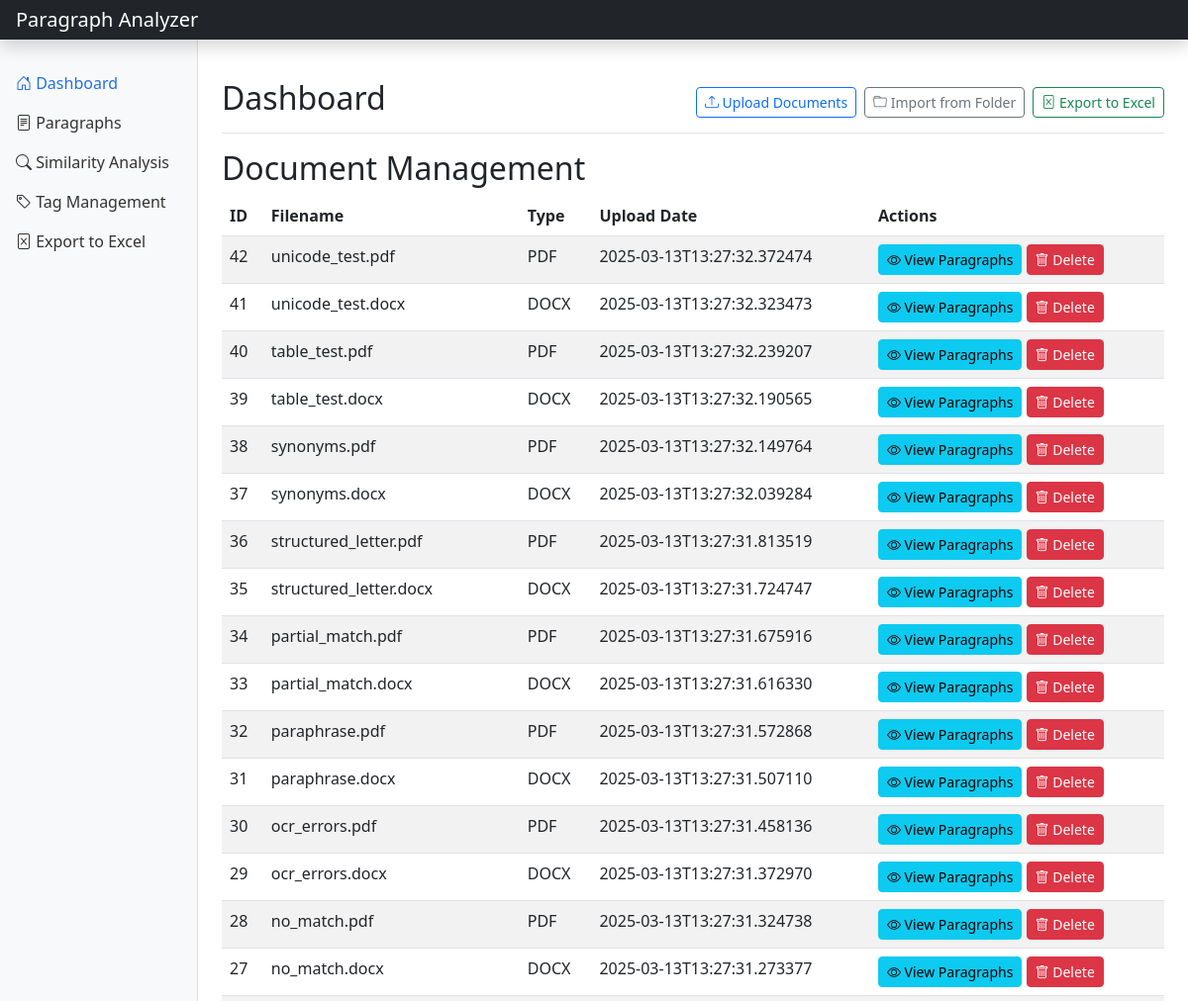
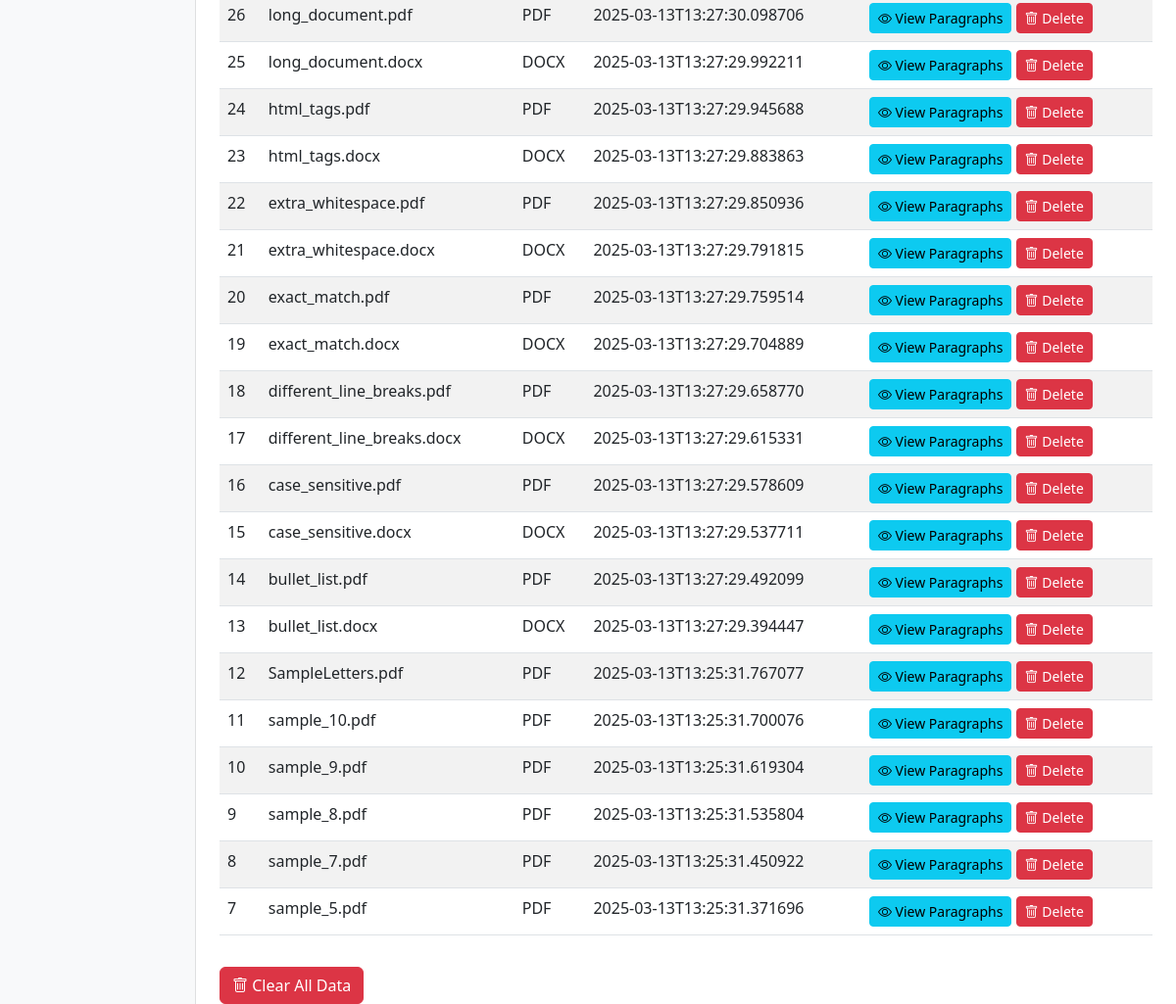
The page / on the database its author committed (2 pictures, top to bottom).
### tables this page shows
CREATE TABLE documents (
                id INTEGER PRIMARY KEY AUTOINCREMENT,
                filename TEXT NOT NULL,
                file_type TEXT NOT NULL,
                file_path TEXT NOT NULL,
                upload_date TEXT NOT NULL
            );

### app.py (the view)
@app.route('/')
def index():
    documents = db_manager.get_documents()
    return render_template('index.html', documents=documents)

### database_manager.py (called while the page is built)
    def get_documents(self) -> List[Dict]:
        self.logger.info("Retrieving all documents")
        try:
            conn = sqlite3.connect(self.db_path)
            conn.row_factory = sqlite3.Row
            cursor = conn.cursor()
            cursor.execute('SELECT * FROM documents ORDER BY upload_date DESC')
            rows = cursor.fetchall()
            documents = [dict(row) for row in rows]
            conn.close()
            self.logger.info(f"Retrieved {len(documents)} documents")
            return documents
        except Exception as e:
            self.logger.error(f"Error retrieving documents: {str(e)}", exc_info=True)
            return []

### templates/index.html (shortened to what this page needs)
{% extends 'base.html' %}
{% block content %}
    <div class="d-flex justify-content-between flex-wrap flex-md-nowrap align-items-center pt-3 pb-2 mb-3 border-bottom">
        <h1 class="h2">Dashboard</h1>
        <div class="btn-toolbar mb-2 mb-md-0">
            <button type="button" class="btn btn-sm btn-outline-primary me-2" data-bs-toggle="modal" data-bs-target="#uploadModal">
                <i class="bi bi-upload"></i> Upload Documents
            </button>
            <button type="button" class="btn btn-sm btn-outline-secondary me-2" data-bs-toggle="modal" data-bs-target="#folderModal">
                <i class="bi bi-folder"></i> Import from Folder
            </button>
            <a href="/export" class="btn btn-sm btn-outline-success">
                <i class="bi bi-file-excel"></i> Export to Excel
            </a>
        </div>
    </div>
    <h2>Document Management</h2>
    <div class="table-responsive">
        <table class="table table-striped table-hover">
            <thead>
                <tr>
                    <th>ID</th>
                    <th>Filename</th>
                    <th>Type</th>
                    <th>Upload Date</th>
                    <th>Actions</th>
                </tr>
            </thead>
            <tbody>
                {% if documents %}
                    {% for doc in documents %}
                        <tr>
                            <td>{{ doc.id }}</td>
                            <td>{{ doc.filename }}</td>
                            <td>{{ doc.file_type.upper() }}</td>
                            <td>{{ doc.upload_date }}</td>
                            <td>
                                <a href="/paragraphs?document_id={{ doc.id }}" class="btn btn-sm btn-info">
                                    <i class="bi bi-eye"></i> View Paragraphs
                                </a>
                                <a href="/delete/{{ doc.id }}" class="btn btn-sm btn-danger" onclick="return confirm('Are you sure you want to delete this document?');">
                                    <i class="bi bi-trash"></i> Delete
                                </a>
                            </td>
                        </tr>
                    {% endfor %}
                {% else %}
                    <tr>
                        <td colspan="5" class="text-center">No documents uploaded yet</td>
                    </tr>
                {% endif %}
            </tbody>
        </table>
    </div>
    {% if documents %}
        <div class="mt-3">
            <a href="/clear" class="btn btn-danger" onclick="return confirm('Are you sure you want to clear all data? This action cannot be undone.');">
                <i class="bi bi-trash"></i> Clear All Data
            </a>
        </div>
    {% endif %}
{% endblock %}

### rows shown on the page
documents: id "42", filename "unicode_test.pdf", file_type "PDF", upload_date "2025-03-13T13:27:32.372474"
documents: id "41", filename "unicode_test.docx", file_type "DOCX", upload_date "2025-03-13T13:27:32.323473"
documents: id "40", filename "table_test.pdf", file_type "PDF", upload_date "2025-03-13T13:27:32.239207"
documents: id "39", filename "table_test.docx", file_type "DOCX", upload_date "2025-03-13T13:27:32.190565"
documents: id "38", filename "synonyms.pdf", file_type "PDF", upload_date "2025-03-13T13:27:32.149764"
documents: id "37", filename "synonyms.docx", file_type "DOCX", upload_date "2025-03-13T13:27:32.039284"
documents: id "36", filename "structured_letter.pdf", file_type "PDF", upload_date "2025-03-13T13:27:31.813519"
documents: id "35", filename "structured_letter.docx", file_type "DOCX", upload_date "2025-03-13T13:27:31.724747"
documents: id "34", filename "partial_match.pdf", file_type "PDF", upload_date "2025-03-13T13:27:31.675916"
documents: id "33", filename "partial_match.docx", file_type "DOCX", upload_date "2025-03-13T13:27:31.616330"
documents: id "32", filename "paraphrase.pdf", file_type "PDF", upload_date "2025-03-13T13:27:31.572868"
documents: id "31", filename "paraphrase.docx", file_type "DOCX", upload_date "2025-03-13T13:27:31.507110"
documents: id "30", filename "ocr_errors.pdf", file_type "PDF", upload_date "2025-03-13T13:27:31.458136"
documents: id "29", filename "ocr_errors.docx", file_type "DOCX", upload_date "2025-03-13T13:27:31.372970"
documents: id "28", filename "no_match.pdf", file_type "PDF", upload_date "2025-03-13T13:27:31.324738"
documents: id "27", filename "no_match.docx", file_type "DOCX", upload_date "2025-03-13T13:27:31.273377"
documents: id "26", filename "long_document.pdf", file_type "PDF", upload_date "2025-03-13T13:27:30.098706"
documents: id "25", filename "long_document.docx", file_type "DOCX", upload_date "2025-03-13T13:27:29.992211"
documents: id "24", filename "html_tags.pdf", file_type "PDF", upload_date "2025-03-13T13:27:29.945688"
documents: id "23", filename "html_tags.docx", file_type "DOCX", upload_date "2025-03-13T13:27:29.883863"
documents: id "22", filename "extra_whitespace.pdf", file_type "PDF", upload_date "2025-03-13T13:27:29.850936"
documents: id "21", filename "extra_whitespace.docx", file_type "DOCX", upload_date "2025-03-13T13:27:29.791815"
documents: id "20", filename "exact_match.pdf", file_type "PDF", upload_date "2025-03-13T13:27:29.759514"
documents: id "19", filename "exact_match.docx", file_type "DOCX", upload_date "2025-03-13T13:27:29.704889"
documents: id "18", filename "different_line_breaks.pdf", file_type "PDF", upload_date "2025-03-13T13:27:29.658770"
documents: id "17", filename "different_line_breaks.docx", file_type "DOCX", upload_date "2025-03-13T13:27:29.615331"
documents: id "16", filename "case_sensitive.pdf", file_type "PDF", upload_date "2025-03-13T13:27:29.578609"
documents: id "15", filename "case_sensitive.docx", file_type "DOCX", upload_date "2025-03-13T13:27:29.537711"
documents: id "14", filename "bullet_list.pdf", file_type "PDF", upload_date "2025-03-13T13:27:29.492099"
documents: id "13", filename "bullet_list.docx", file_type "DOCX", upload_date "2025-03-13T13:27:29.394447"
documents: id "12", filename "SampleLetters.pdf", file_type "PDF", upload_date "2025-03-13T13:25:31.767077"
documents: id "11", filename "sample_10.pdf", file_type "PDF", upload_date "2025-03-13T13:25:31.700076"
documents: id "10", filename "sample_9.pdf", file_type "PDF", upload_date "2025-03-13T13:25:31.619304"
documents: id "9", filename "sample_8.pdf", file_type "PDF", upload_date "2025-03-13T13:25:31.535804"
documents: id "8", filename "sample_7.pdf", file_type "PDF", upload_date "2025-03-13T13:25:31.450922"
documents: id "7", filename "sample_5.pdf", file_type "PDF", upload_date "2025-03-13T13:25:31.371696"
